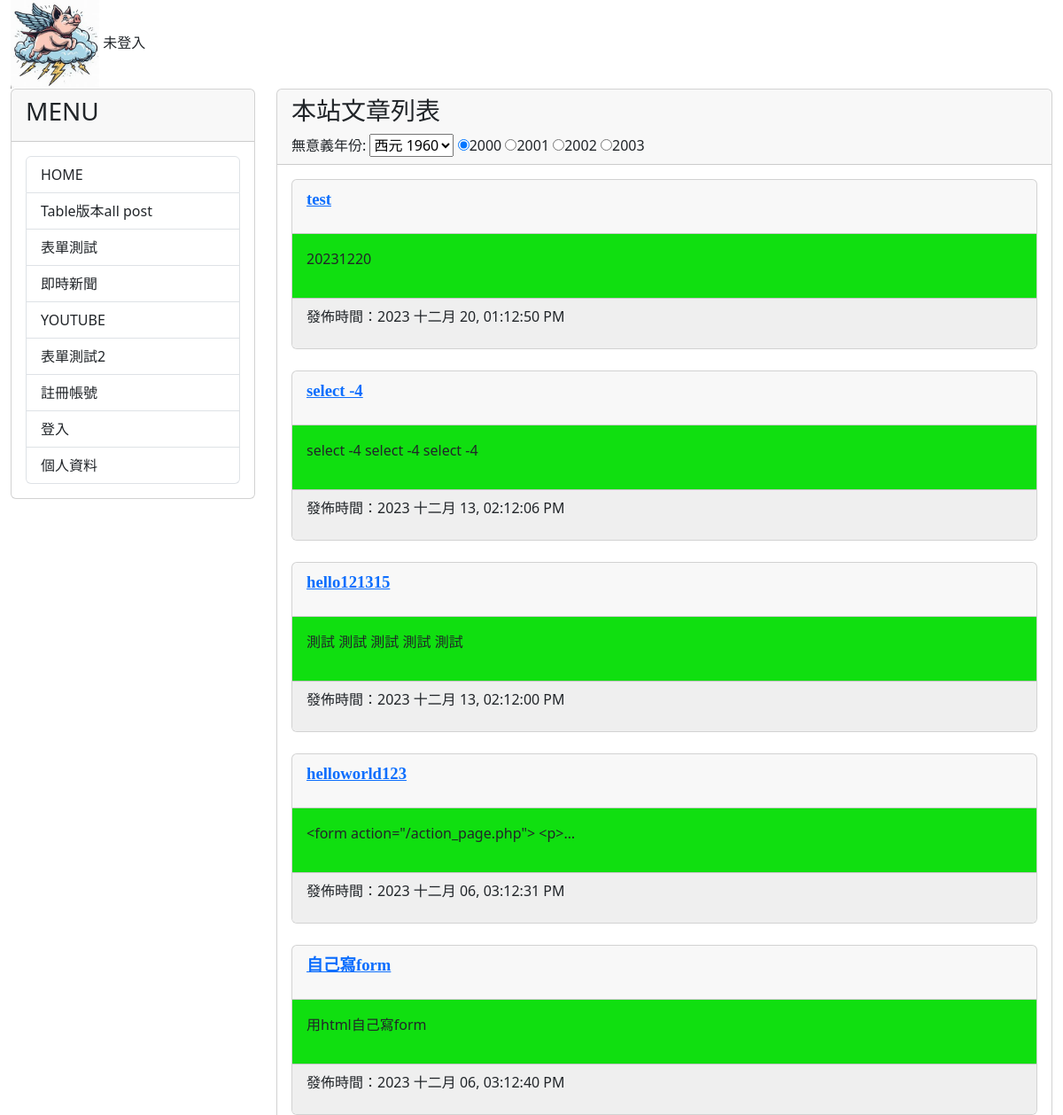
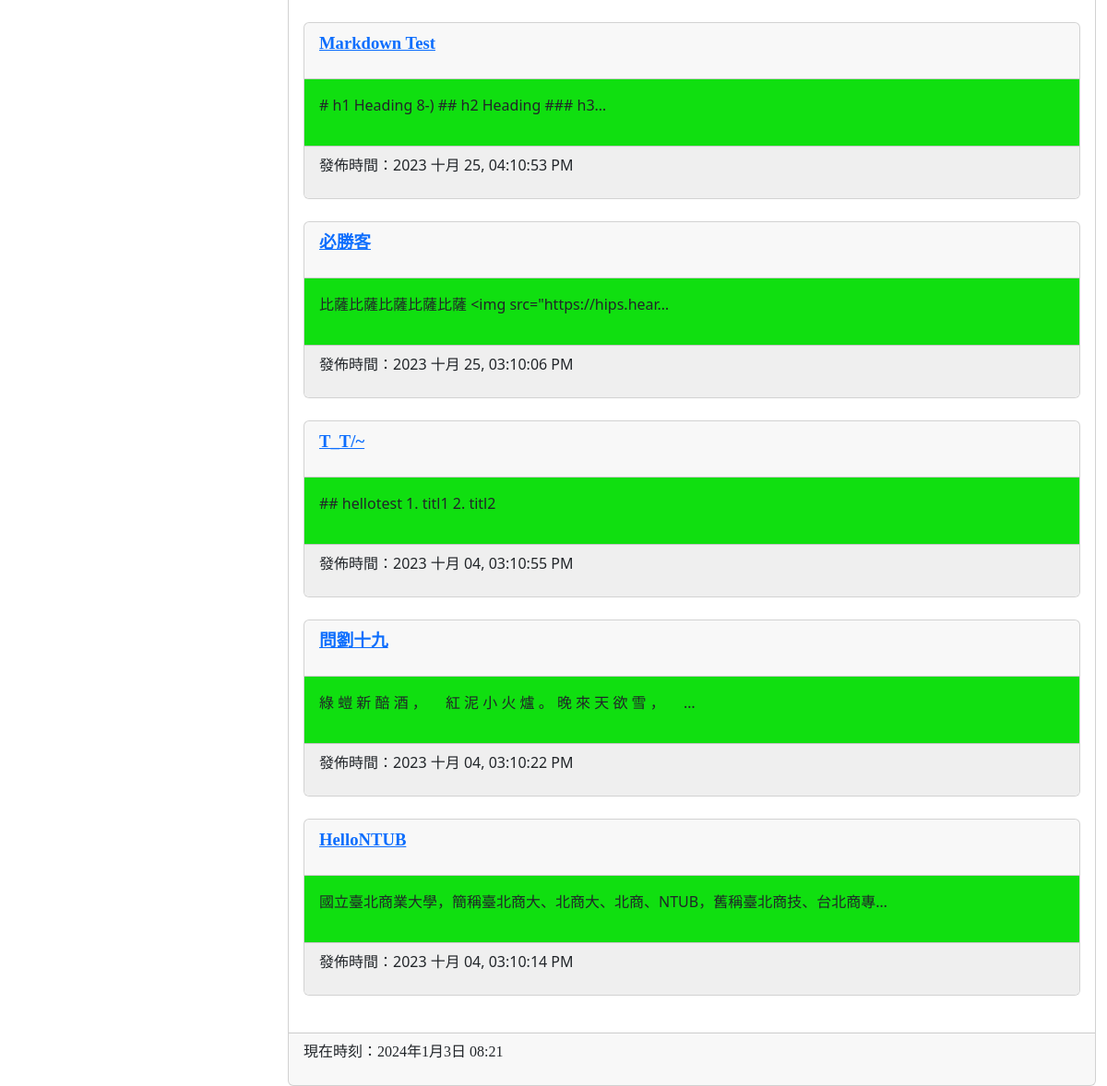
The page / on the database its author committed (2 pictures, top to bottom).
### mysite/models.py (models this page shows, shortened)
class Post(models.Model):
    title = models.CharField(max_length = 200)
    slug = models.CharField(max_length = 200)
    body = models.TextField()
    category = models.TextField(null=True)
    pub_date = models.DateTimeField(auto_now_add=True)
    class Meta:
        ordering = ('-pub_date', )

### mysite/views.py (the view)
# urls.py: path('', mv.homepage, name="homepage"),
def homepage(request):
    posts = Post.objects.all()
    now = datetime.now()
    hour = now.timetuple().tm_hour
    years = range(1960,2024)
    print('request.user.is_authenticated')
    if request.user.is_authenticated:
        user_name = request.user.username
    else:
        user_name = '未登入'
    return render(request, 'index.html', locals())

### mysite/templates/index.html (shortened to what this page needs)
{% extends "base2.html" %}
{% block headmessage %}
<h3 style='font-family:標楷體;'>本站文章列表</h3>
<label for="byear">無意義年份:</label>
<select name="byear">
    {% for year in years %}
    <option value="{{year}}">西元 {{year}}</option>
    {% endfor %}
</select>
<input type='radio' name='ryear' checked>2000</input>
<input type='radio' name='ryear'>2001</input>
<input type='radio' name='ryear'>2002</input>
<input type='radio' name='ryear'>2003</input>
{% endblock headmessage %}
{% block content %}
{% for post in posts %}
<div class='card'>
    <div class='card-header'>
        <p style='font-family:微軟正黑體;font-size:14pt;font-weight:bold;'>
            <a href='/post/{{post.slug}}'>{{ post.title }}</a>
        </p>
    </div>
    <div class='card-body' style='background-color:#10DF10'>
        <p>
           {{ post.body | truncatechars:40 }}
        </p>
    </div>
    <div class='card-footer'  style='background-color:#efefef'>
        <p>
            發佈時間：{{ post.pub_date | date:"Y M d, h:m:s A"}}
        </p>
    </div>
</div>
<br>
{% endfor %}
{% endblock content %}

### rows shown on the page
Post: title "test", body "20231220", pub_date "2023 十二月 20, 01:12:50 PM"
Post: title "select -4", body "select -4 select -4 select -4", pub_date "2023 十二月 13, 02:12:06 PM"
Post: title "hello121315", body "測試 測試 測試 測試 測試", pub_date "2023 十二月 13, 02:12:00 PM"
Post: title "helloworld123", body "<form action=\"/action_page.php\"> <p>…", pub_date "2023 十二月 06, 03:12:31 PM"
Post: title "自己寫form", body "用html自己寫form", pub_date "2023 十二月 06, 03:12:40 PM"
Post: title "Markdown Test", body "# h1 Heading 8-) ## h2 Heading ### h3…", pub_date "2023 十月 25, 04:10:53 PM"
Post: title "必勝客", body "比薩比薩比薩比薩比薩 <img src=\"https://hips.hear…", pub_date "2023 十月 25, 03:10:06 PM"
Post: title "T_T/~", body "## hellotest 1. titl1 2. titl2", pub_date "2023 十月 04, 03:10:55 PM"
Post: title "問劉十九", body "綠 螘 新 醅 酒 ， 紅 泥 小 火 爐 。 晚 來 天 欲 雪 ， …", pub_date "2023 十月 04, 03:10:22 PM"
Post: title "HelloNTUB", body "國立臺北商業大學，簡稱臺北商大、北商大、北商、NTUB，舊稱臺北商技、台北商專…", pub_date "2023 十月 04, 03:10:14 PM"

### other values the page prints
{{ user_name }} "未登入"
